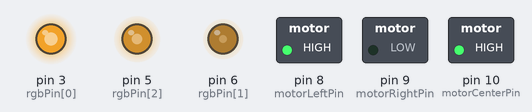
Bench run of a sketch on a simulated Arduino Uno, built with avr-gcc and run on an emulated ATmega328P. On the bench: switched loads named in the sketch (green lamp = pin HIGH), output pins drawn as LEDs (lit = HIGH).

Above: at 0.7 s.
At 1.92 s:
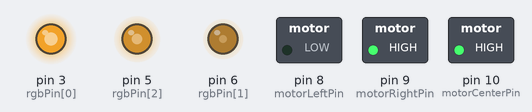
At 9.1 s:
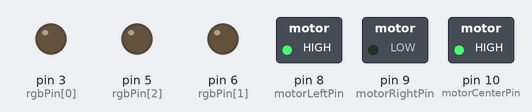
At 15.9 s:
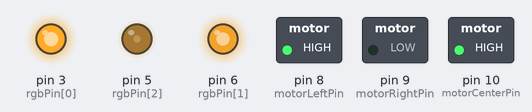
At 19.1 s:
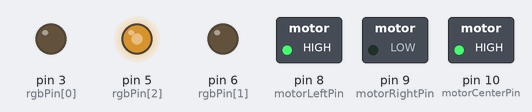
At 31.9 s:
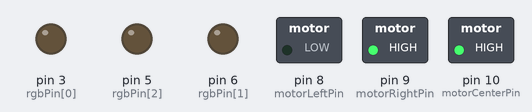
Timing chart, 0 to 40.0 s (numbered marks = the images above):
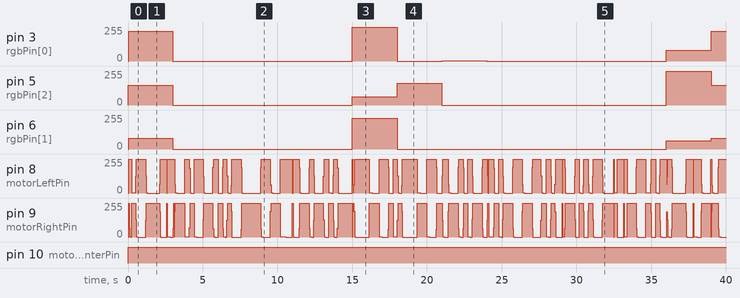

The sketch:

youhyun.ino
```cpp
int rgbPin[3] = {3, 6, 5}; // red, green, blue
int rainbow[7][3] = {
  {255, 63, 63},  // red
  {255, 149, 63}, // orange
  {255, 229, 63}, // yellow
  {168, 255, 63}, // green
  {63, 194, 255}, // blue
  {82, 63, 255},  // navy
  {191, 63, 255}  // purple
};
int rainbowIdx = 0;

int motorLeftPin = 8;
int motorRightPin = 9;
int motorCenterPin = 10;
bool motor_is_left = false;

bool checkTrigger(int trigger) {
  if(millis() == 0 || (millis() % trigger) == 0){
    return true;
  }
  return false;
}

void setup()
{
  pinMode(motorLeftPin, OUTPUT);
  pinMode(motorCenterPin, OUTPUT);
  pinMode(motorRightPin, OUTPUT);
  // RGB LED
  for(int i = 0; i < sizeof(rgbPin); i++){
    pinMode(rgbPin[i], OUTPUT);
  }
  Serial.begin(9600);
}

void loop()
{
  rainbowLoop();
  motorLoop();
}

void rainbowLoop(){
  int trigger = 3000;
  if(checkTrigger(trigger) == false){
    return;
  }

  for(int i = 0; i < sizeof(rainbow[rainbowIdx]); i++){
    analogWrite(rgbPin[i], rainbow[rainbowIdx][i]);
  }
  rainbowIdx++;
  if(rainbowIdx > sizeof(rainbow)){
    rainbowIdx = 0;
  }
}

void motorLoop(){
  int trigger = 50;

  digitalWrite(motorCenterPin, HIGH);

  if(checkTrigger(trigger) == false){
    return;
  }

  if(motor_is_left == false){
    digitalWrite(motorRightPin, LOW);
    digitalWrite(motorLeftPin, HIGH);
    motor_is_left = true;
  }
  else {
    digitalWrite(motorRightPin, HIGH);
    digitalWrite(motorLeftPin, LOW);
    motor_is_left = false;
  }
}
```

Measured:
- by itself, pin 10 (motorCenterPin): LOW → HIGH at 0.00 s
- by itself, pin 6 (rgbPin[1]): 0/255 → 80/255 at 0.04 s, → 0/255 3.0 s later, → 229/255 12.0 s later, → 0/255 3.0 s later, … (6 changes in this stretch)
- by itself, pin 3 (rgbPin[0]): 0/255 → 225/255 at 0.04 s, → 0/255 3.0 s later, → 255/255 12.0 s later, → 0/255 3.0 s later, … (8 changes in this stretch)
